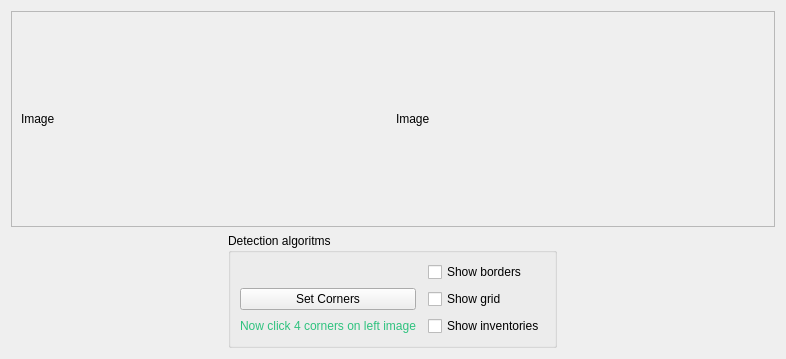
<?xml version="1.0" encoding="UTF-8"?>
<ui version="4.0">
 <class>visualCornerSelect</class>
 <widget class="QWidget" name="visualCornerSelect">
  <property name="geometry">
   <rect>
    <x>0</x>
    <y>0</y>
    <width>786</width>
    <height>359</height>
   </rect>
  </property>
  <property name="windowTitle">
   <string>visualCornerSelect</string>
  </property>
  <layout class="QVBoxLayout" name="verticalLayout">
   <item>
    <widget class="QFrame" name="frame_2">
     <property name="frameShape">
      <enum>QFrame::StyledPanel</enum>
     </property>
     <property name="frameShadow">
      <enum>QFrame::Raised</enum>
     </property>
     <layout class="QHBoxLayout" name="horizontalLayout">
      <item>
       <widget class="ImageLabel" name="image_label_original">
        <property name="text">
         <string>Image</string>
        </property>
       </widget>
      </item>
      <item>
       <widget class="ImageLabel" name="image_label_no_perspective">
        <property name="text">
         <string>Image</string>
        </property>
       </widget>
      </item>
     </layout>
    </widget>
   </item>
   <item alignment="Qt::AlignHCenter">
    <widget class="QGroupBox" name="groupBox_selects">
     <property name="sizePolicy">
      <sizepolicy hsizetype="Fixed" vsizetype="Fixed">
       <horstretch>0</horstretch>
       <verstretch>0</verstretch>
      </sizepolicy>
     </property>
     <property name="title">
      <string>Detection algoritms</string>
     </property>
     <layout class="QGridLayout" name="gridLayout">
      <item row="0" column="0">
       <widget class="DescriptiveComboBox" name="corner_detector_select" native="true"/>
      </item>
      <item row="0" column="1">
       <widget class="DescriptiveComboBox" name="inventory_detector_select" native="true"/>
      </item>
      <item row="0" column="2">
       <widget class="QCheckBox" name="checkBox_show_borders">
        <property name="text">
         <string>Show borders</string>
        </property>
       </widget>
      </item>
      <item row="1" column="0">
       <widget class="QPushButton" name="pushButton_set_corners">
        <property name="text">
         <string>Set Corners</string>
        </property>
       </widget>
      </item>
      <item row="1" column="2">
       <widget class="QCheckBox" name="checkBox_show_grid">
        <property name="text">
         <string>Show grid</string>
        </property>
       </widget>
      </item>
      <item row="2" column="0">
       <widget class="QLabel" name="label_click_corners">
        <property name="styleSheet">
         <string notr="true">color: rgb(46, 194, 126);</string>
        </property>
        <property name="text">
         <string>Now click 4 corners on left image</string>
        </property>
        <property name="alignment">
         <set>Qt::AlignCenter</set>
        </property>
       </widget>
      </item>
      <item row="2" column="2">
       <widget class="QCheckBox" name="checkBox_show_inventories">
        <property name="text">
         <string>Show inventories</string>
        </property>
       </widget>
      </item>
     </layout>
    </widget>
   </item>
  </layout>
 </widget>
 <customwidgets>
  <customwidget>
   <class>ImageLabel</class>
   <extends>QLabel</extends>
   <header>GUI/widgets/ImageLabel.h</header>
   <slots>
    <signal>clicked()</signal>
   </slots>
  </customwidget>
  <customwidget>
   <class>DescriptiveComboBox</class>
   <extends>QWidget</extends>
   <header>GUI/widgets/DescriptiveComboBox.h</header>
   <container>1</container>
   <slots>
    <signal>element_changed(QVariant)</signal>
   </slots>
  </customwidget>
 </customwidgets>
 <resources/>
 <connections>
  <connection>
   <sender>image_label_original</sender>
   <signal>clicked()</signal>
   <receiver>visualCornerSelect</receiver>
   <slot>on_image_clicked()</slot>
   <hints>
    <hint type="sourcelabel">
     <x>110</x>
     <y>95</y>
    </hint>
    <hint type="destinationlabel">
     <x>134</x>
     <y>-13</y>
    </hint>
   </hints>
  </connection>
  <connection>
   <sender>pushButton_set_corners</sender>
   <signal>clicked()</signal>
   <receiver>visualCornerSelect</receiver>
   <slot>on_set_corners_clicked()</slot>
   <hints>
    <hint type="sourcelabel">
     <x>412</x>
     <y>308</y>
    </hint>
    <hint type="destinationlabel">
     <x>551</x>
     <y>243</y>
    </hint>
   </hints>
  </connection>
  <connection>
   <sender>corner_detector_select</sender>
   <signal>element_changed(QVariant)</signal>
   <receiver>visualCornerSelect</receiver>
   <slot>on_corner_detector_changed(QVariant)</slot>
   <hints>
    <hint type="sourcelabel">
     <x>258</x>
     <y>273</y>
    </hint>
    <hint type="destinationlabel">
     <x>-3</x>
     <y>212</y>
    </hint>
   </hints>
  </connection>
  <connection>
   <sender>inventory_detector_select</sender>
   <signal>element_changed(QVariant)</signal>
   <receiver>visualCornerSelect</receiver>
   <slot>on_inventory_detector_changed(QVariant)</slot>
   <hints>
    <hint type="sourcelabel">
     <x>429</x>
     <y>273</y>
    </hint>
    <hint type="destinationlabel">
     <x>-2</x>
     <y>309</y>
    </hint>
   </hints>
  </connection>
  <connection>
   <sender>checkBox_show_borders</sender>
   <signal>clicked(bool)</signal>
   <receiver>visualCornerSelect</receiver>
   <slot>on_show_borders_switched(bool)</slot>
   <hints>
    <hint type="sourcelabel">
     <x>470</x>
     <y>259</y>
    </hint>
    <hint type="destinationlabel">
     <x>672</x>
     <y>258</y>
    </hint>
   </hints>
  </connection>
  <connection>
   <sender>checkBox_show_grid</sender>
   <signal>clicked(bool)</signal>
   <receiver>visualCornerSelect</receiver>
   <slot>on_show_grid_switched(bool)</slot>
   <hints>
    <hint type="sourcelabel">
     <x>486</x>
     <y>285</y>
    </hint>
    <hint type="destinationlabel">
     <x>650</x>
     <y>280</y>
    </hint>
   </hints>
  </connection>
  <connection>
   <sender>checkBox_show_inventories</sender>
   <signal>clicked(bool)</signal>
   <receiver>visualCornerSelect</receiver>
   <slot>on_show_inventories_switched(bool)</slot>
   <hints>
    <hint type="sourcelabel">
     <x>538</x>
     <y>319</y>
    </hint>
    <hint type="destinationlabel">
     <x>666</x>
     <y>318</y>
    </hint>
   </hints>
  </connection>
 </connections>
 <slots>
  <signal>corner_detector_changed(object)</signal>
  <signal>inventory_detector_changed(object)</signal>
  <slot>on_corner_detector_changed(QVariant)</slot>
  <slot>on_inventory_detector_changed(QVariant)</slot>
  <slot>on_image_clicked()</slot>
  <slot>on_set_corners_clicked()</slot>
  <slot>on_show_borders_switched(bool)</slot>
  <slot>on_show_grid_switched(bool)</slot>
  <slot>on_show_inventories_switched(bool)</slot>
 </slots>
</ui>
